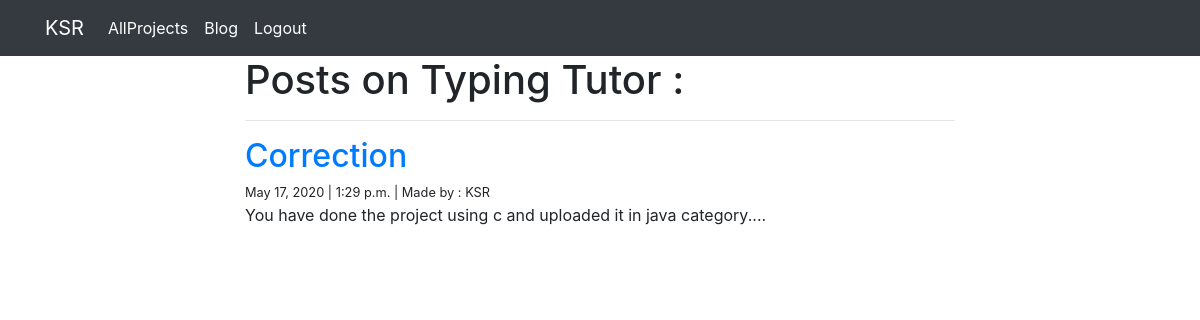
The app's page /blog/Typing Tutor/ (signed in) with its own data.
### projects/models.py (models this page shows, shortened)
class Project(models.Model):
    user = models.ForeignKey(User, on_delete=models.CASCADE)
    title = models.CharField(max_length=100)
    description = models.TextField()
    technology = models.TextField()
    projectcategory = models.ForeignKey("ProjectCategory",on_delete=models.CASCADE)

### blog/models.py (models this page shows, shortened)
class Post(models.Model):
    user = models.ForeignKey(User, on_delete=models.CASCADE)
    title = models.CharField(max_length=255)
    body = models.TextField()
    created_on = models.DateTimeField(auto_now_add=True)
    last_modified = models.DateTimeField(auto_now=True)
    project = models.ForeignKey(Project,on_delete=models.CASCADE)

### blog/views.py (the view)
# urls.py: path("<str:projecttitle>/", views.blog_project, name="blog_project"),
def blog_project(request, projecttitle):
    project = Project.objects.get(title=projecttitle)
    posts = Post.objects.filter(project=project).order_by(
        "-created_on"
    )
    context = {"project": project, "posts": posts}
    return render(request, "blog_project.html", context)

### blog/templates/blog_project.html
{% extends "base.html" %}
{% block page_content %}
<div class="col-md-8 offset-md-2">
    <h1>Posts on {{ project.title }} :</h1>
    <hr>
    {% for post in posts %}
        <h2><a href="{% url 'blog_detail' post.pk%}">{{ post.title }}</a></h2>
        <small>
            {{ post.created_on.date }} | {{post.created_on.time }} | Made by : {{ post.user.username }}
        </small>
        <p>{{ post.body | slice:":400" }}...</p>
    {% endfor %}
</div>
{% endblock %}

### MyBlog/templates/base.html (shortened to what this page needs)
<link rel="stylesheet" href="https://stackpath.bootstrapcdn.com/bootstrap/4.1.3/css/bootstrap.min.css">
<nav class="navbar navbar-expand-lg navbar-dark bg-dark">
    <div class="container">
        <a class="navbar-brand" href="{% url 'profile_project_index' %}">{{request.user.username}}</a>
        <div class="collapse navbar-collapse" id="navbarSupportedContent">
          <ul class="navbar-nav mr-auto">
            <li class="nav-item active">
              <a class="nav-link" href="{% url 'project_index' %}">AllProjects</a>
            </li>
            <li class="nav-item active">
              <a class="nav-link" href="{% url 'blog_index' %}">Blog</a>
            </li>
              <li class="nav-item active">
              <a class="nav-link" href="{% url 'logout' %}">Logout</a>
            </li>
          </ul>
        </div>
    </div>
</nav>
<div class="container">
    {% if user.is_authenticated %}
        {% block page_content %}
        {% endblock %}
    {% else %}
        <h1>Please login before you can proceed any further!</h1>
        <a href="/login/login">You can Login here!</a>
    {% endif%}
</div>

### records on screen
Project: title "Typing Tutor"
Post: title "Correction", created_on "May 17, 2020", created_on.time "1:29 p.m.", user.username "KSR", body "You have done the project using c and uploaded it in java category."

### other values on screen
{{ request.user.username }} "KSR"
